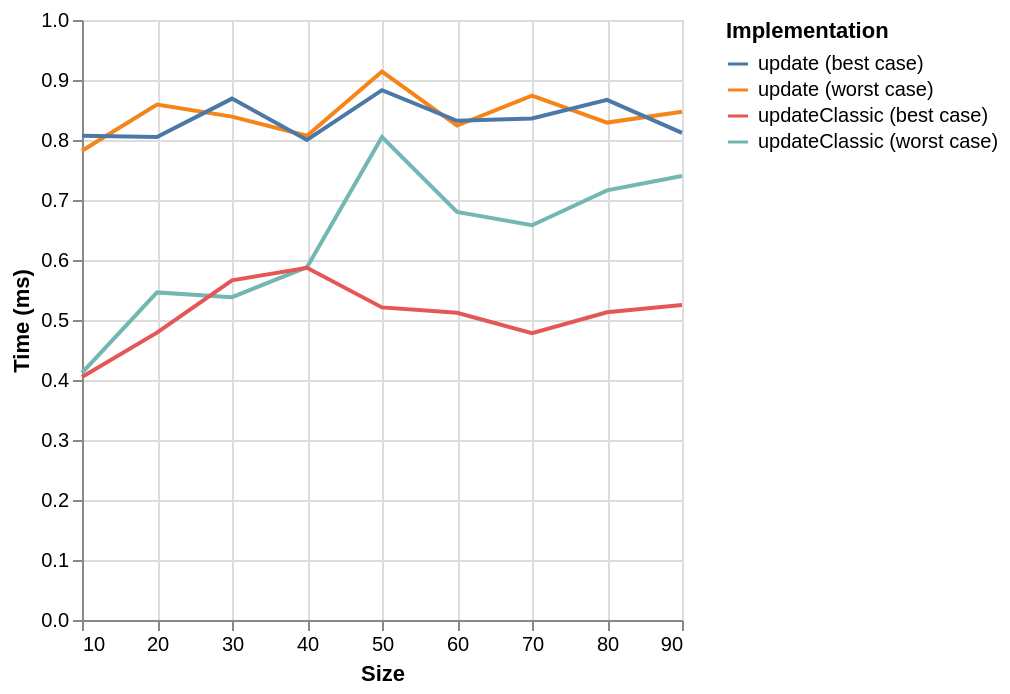

Vega-Lite specification stored for this chart:
### Vega specification from a JSON file in a GitHub repository (floating-point values rounded to 4 significant figures)
{"$schema": "https://vega.github.io/schema/vega/v6.json", "background": "white", "padding": 5, "width": 300, "height": 300, "style": "cell", "data": [{"name": "source_0", "values": [{"ms": 0.412, "series": "updateClassic (worst case)", "size": 10}, {"ms": 0.546, "series": "updateClassic (worst case)", "size": 20}, {"ms": 0.538, "series": "updateClassic (worst case)", "size": 30}, {"ms": 0.588, "series": "updateClassic (worst case)", "size": 40}, {"ms": 0.805, "series": "updateClassic (worst case)", "size": 50}, {"ms": 0.68, "series": "updateClassic (worst case)", "size": 60}, {"ms": 0.658, "series": "updateClassic (worst case)", "size": 70}, {"ms": 0.716, "series": "updateClassic (worst case)", "size": 80}, {"ms": 0.74, "series": "updateClassic (worst case)", "size": 90}, {"ms": 0.405, "series": "updateClassic (best case)", "size": 10}, {"ms": 0.479, "series": "updateClassic (best case)", "size": 20}, {"ms": 0.566, "series": "updateClassic (best case)", "size": 30}, {"ms": 0.587, "series": "updateClassic (best case)", "size": 40}, {"ms": 0.521, "series": "updateClassic (best case)", "size": 50}, {"ms": 0.512, "series": "updateClassic (best case)", "size": 60}, {"ms": 0.478, "series": "updateClassic (best case)", "size": 70}, {"ms": 0.513, "series": "updateClassic (best case)", "size": 80}, {"ms": 0.525, "series": "updateClassic (best case)", "size": 90}, {"ms": 0.782, "series": "update (worst case)", "size": 10}, {"ms": 0.859, "series": "update (worst case)", "size": 20}, {"ms": 0.839, "series": "update (worst case)", "size": 30}, {"ms": 0.807, "series": "update (worst case)", "size": 40}, {"ms": 0.914, "series": "update (worst case)", "size": 50}, {"ms": 0.824, "series": "update (worst case)", "size": 60}, {"ms": 0.874, "series": "update (worst case)", "size": 70}, {"ms": 0.829, "series": "update (worst case)", "size": 80}, {"ms": 0.847, "series": "update (worst case)", "size": 90}, {"ms": 0.807, "series": "update (best case)", "size": 10}, {"ms": 0.805, "series": "update (best case)", "size": 20}, {"ms": 0.869, "series": "update (best case)", "size": 30}, {"ms": 0.8, "series": "update (best case)", "size": 40}, {"ms": 0.883, "series": "update (best case)", "size": 50}, {"ms": 0.832, "series": "update (best case)", "size": 60}, {"ms": 0.836, "series": "update (best case)", "size": 70}, {"ms": 0.867, "series": "update (best case)", "size": 80}, {"ms": 0.812, "series": "update (best case)", "size": 90}]}, {"name": "data_0", "source": "source_0", "transform": [{"type": "formula", "expr": "toNumber(datum[\"size\"])", "as": "size"}]}], "marks": [{"name": "pathgroup", "type": "group", "from": {"facet": {"name": "faceted_path_main", "data": "data_0", "groupby": ["series"]}}, "encode": {"update": {"width": {"field": {"group": "width"}}, "height": {"field": {"group": "height"}}}}, "marks": [{"name": "marks", "type": "line", "style": ["line"], "sort": {"field": "x"}, "from": {"data": "faceted_path_main"}, "encode": {"update": {"stroke": {"scale": "color", "field": "series"}, "description": {"signal": "\"Size: \" + (format(datum[\"size\"], \"\")) + \"; Time (ms): \" + (format(datum[\"ms\"], \"\")) + \"; series: \" + (isValid(datum[\"series\"]) ? isArray(datum[\"series\"]) ? join(datum[\"series\"], ' ') : datum[\"series\"] : \"\"+datum[\"series\"])"}, "x": {"scale": "x", "field": "size"}, "y": {"scale": "y", "field": "ms"}, "defined": {"signal": "isValid(datum[\"size\"]) && isFinite(+datum[\"size\"]) && isValid(datum[\"ms\"]) && isFinite(+datum[\"ms\"])"}}}}]}], "scales": [{"name": "x", "type": "linear", "domain": {"data": "data_0", "field": "size"}, "range": [0, {"signal": "width"}], "nice": true, "zero": false}, {"name": "y", "type": "linear", "domain": {"data": "data_0", "field": "ms"}, "range": [{"signal": "height"}, 0], "nice": true, "zero": true}, {"name": "color", "type": "ordinal", "domain": {"data": "data_0", "field": "series", "sort": true}, "range": "category"}], "axes": [{"scale": "x", "orient": "bottom", "gridScale": "y", "grid": true, "tickCount": {"signal": "ceil(width/40)"}, "domain": false, "labels": false, "aria": false, "maxExtent": 0, "minExtent": 0, "ticks": false, "zindex": 0}, {"scale": "y", "orient": "left", "gridScale": "x", "grid": true, "tickCount": {"signal": "ceil(height/40)"}, "domain": false, "labels": false, "aria": false, "maxExtent": 0, "minExtent": 0, "ticks": false, "zindex": 0}, {"scale": "x", "orient": "bottom", "grid": false, "title": "Size", "labelFlush": true, "labelOverlap": true, "tickCount": {"signal": "ceil(width/40)"}, "zindex": 0}, {"scale": "y", "orient": "left", "grid": false, "title": "Time (ms)", "labelOverlap": true, "tickCount": {"signal": "ceil(height/40)"}, "zindex": 0}], "legends": [{"orient": "right", "symbolLimit": 30, "title": "Implementation", "stroke": "color", "symbolType": "stroke"}]}
